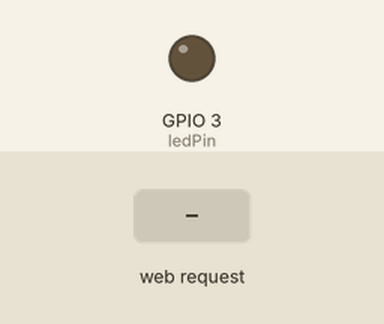
The sketch below on a simulated ESP8266 (NodeMCU). Shown: output pins drawn as LEDs (lit = HIGH). Inputs (shaded band) come from the test bench. WiFi joins after 1.5 s; servers stay silent unless stated; what the sketch prints to the serial monitor is not drawn.

Above: at 2.8 s.
2.9 s: HTTP request GET /LED=ON received
At 3.2 s:
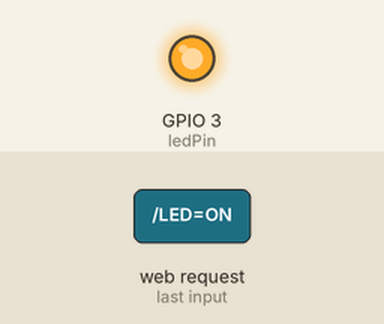
4.4 s: HTTP request GET /LED=OFF received
At 5.6 s:
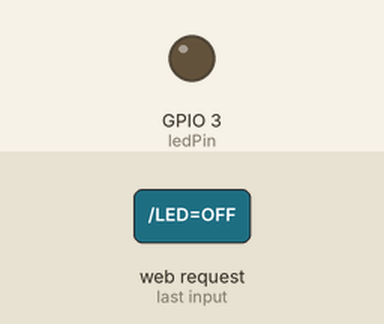
Timing chart, 0 to 7.4 s (numbered marks = the images above; inputs shaded):
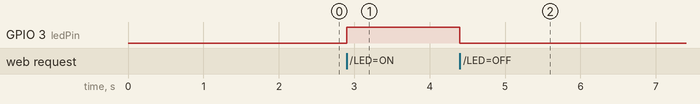

The sketch:

module_wifi_1.ino
```cpp
#include <ESP8266WiFi.h>
#include <ESP8266WebServer.h>

const char* ssid = "BOX-ABR";
const char* password = "630A3F56677";

int ledPin = 3;
WiFiServer server(80);

void setup()
{
  // initialisation de la communication série
  Serial.begin(115200);

  delay(100);

  // initialisation de la sortie pour la led
  pinMode(ledPin, OUTPUT);
  digitalWrite(ledPin, LOW);

  // Connexion wifi
  Serial.println();
  Serial.print("Connecting to ");
  Serial.println(ssid);

  WiFi.begin(ssid, password);

  // connection  en cours ...
  while (WiFi.status() != WL_CONNECTED)
  {
    delay(500);
    Serial.print(".");
  }

  // Wifi connecter
  Serial.println("WiFi connecter");

  // Démmarrage du serveur.
  server.begin();
  Serial.println("Serveur demarrer !");

  // Affichage de l'adresse IP
  Serial.print("Utiliser cette adresse URL pour la connexion :");
  Serial.print("http://");
  Serial.print(WiFi.localIP());
  Serial.println("/");

}

void loop()
{
WiFiClient client;


  // Vérification si le client est connecter.
  client = server.available();
  if (!client)
  {
    return;
  }

  // Attendre si le client envoie des données ...
  Serial.println("nouveau client");
  while(!client.available()){
    delay(1);
  }

  String request = client.readStringUntil('\r');
  Serial.println(request);
  client.flush();

  int value = LOW;
  if (request.indexOf("/LED=ON") != -1)  {
    digitalWrite(ledPin, HIGH); // allumer la led
    value = HIGH;
  }
  if (request.indexOf("/LED=OFF") != -1)  {
    digitalWrite(ledPin, LOW); // éteindre la led
    value = LOW;
  }

  // Réponse
  client.println("HTTP/1.1 200 OK");
  client.println("Content-Type: text/html");
  client.println("");
  client.println("<!DOCTYPE HTML>");
  client.println("<html>");

  client.print("Etat de la led : ");

  if(value == HIGH) {
    client.print("On");
  } else {
    client.print("Off");
  }
  client.println("<br><br>");
  client.println("<a href=\"/LED=ON\"\"><button>Allumer </button></a>");
  client.println("<a href=\"/LED=OFF\"\"><button>Eteindre </button></a><br />");
  client.println("</html>");

  delay(1);
  Serial.println("Client deconnecter");
  Serial.println("");

}
```

Measured:
- after the input at 2.9 s, GPIO 3 (ledPin): LOW → HIGH at once
- after the input at 4.4 s, GPIO 3 (ledPin): HIGH → LOW at once
